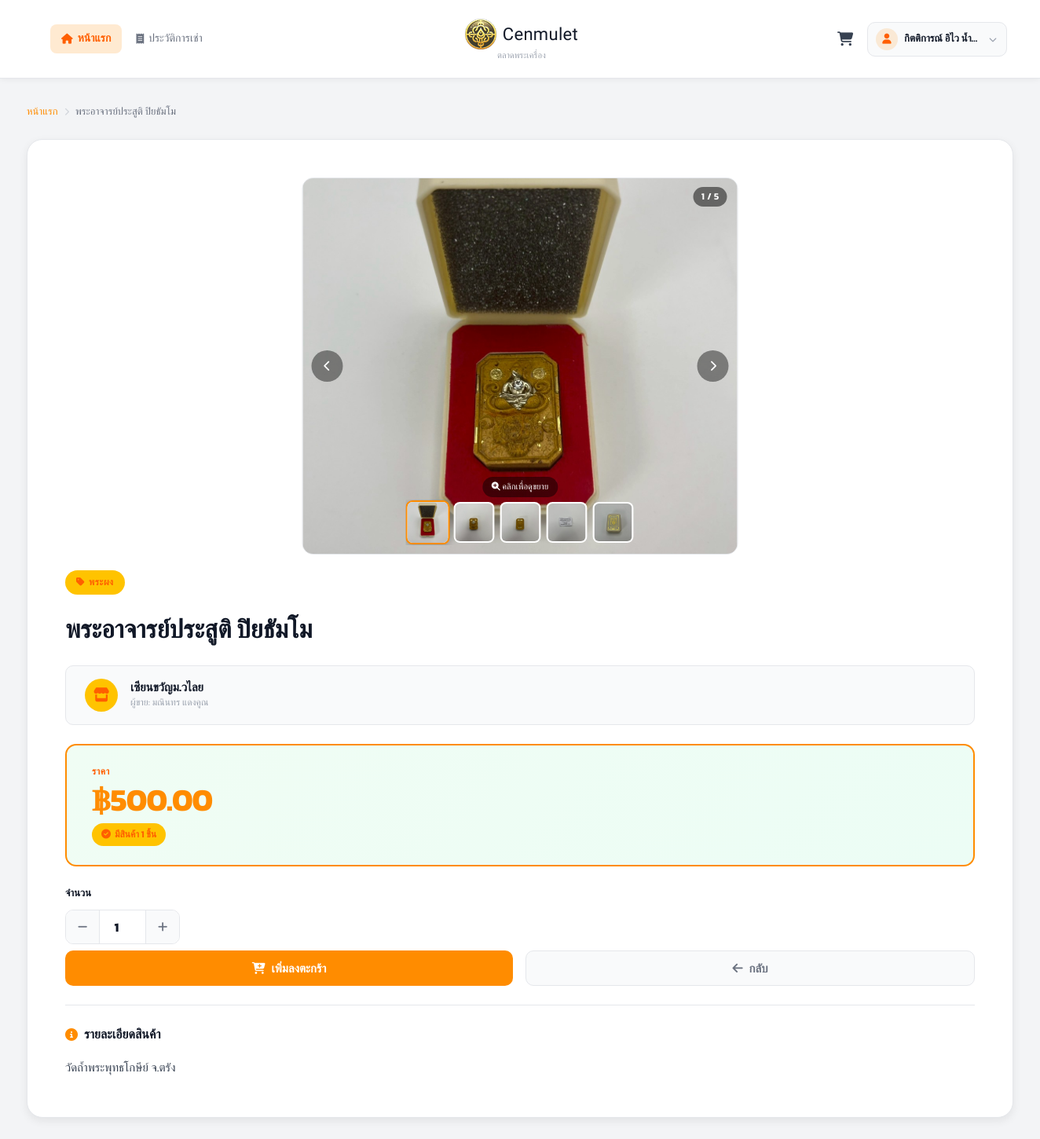
/views/user/product_detail.php?id=18 (signed in), run on the app's committed database.
### tables this page shows
CREATE TABLE users (
    id INTEGER PRIMARY KEY AUTOINCREMENT,
    fullname TEXT,
    username TEXT UNIQUE,
    password TEXT,
    tel TEXT,
    address TEXT,
    image TEXT,
    id_per TEXT
);

CREATE TABLE amulets (
    id INTEGER PRIMARY KEY AUTOINCREMENT,
    amulet_name TEXT,
    source TEXT,
    quantity INTEGER,
    price REAL,
    image TEXT,
    sellerId INTEGER,
    categoryId INTEGER,
    FOREIGN KEY (sellerId) REFERENCES sellers(id),
    FOREIGN KEY (categoryId) REFERENCES categories(id)
);

CREATE TABLE categories (
    id INTEGER PRIMARY KEY AUTOINCREMENT,
    category_name TEXT
);

CREATE TABLE sellers (
    id INTEGER PRIMARY KEY AUTOINCREMENT,
    fullname TEXT,
    store_name TEXT,
    username TEXT UNIQUE,
    password TEXT,
    address TEXT,
    img_store TEXT,
    tel TEXT,
    pay_contax TEXT,
    id_per TEXT,
    img_per TEXT,

    status TEXT DEFAULT 'pending',
    reject_reason TEXT,
    reviewed_at DATETIME
, pay_bank TEXT);

### views/user/product_detail.php (the view, shortened to what this page needs)
<?php
require_once __DIR__ . "/../../config/db.php";
$user_id    = $_SESSION['user_id'];
$product_id = $_GET['id'] ?? null;
try {
    $stmt = $db->prepare("SELECT * FROM users WHERE id = :id");
    $stmt->execute([':id' => $user_id]);
    $user = $stmt->fetch(PDO::FETCH_ASSOC);
} catch (PDOException $e) {
    die("Error: " . $e->getMessage());
}
try {
    $stmt = $db->prepare("
        SELECT a.*, c.category_name, s.store_name, s.fullname as seller_name
        FROM amulets a
        LEFT JOIN categories c ON a.categoryId = c.id
        LEFT JOIN sellers   s ON a.sellerId   = s.id
        WHERE a.id = :id AND a.quantity > 0
    ");
    $stmt->execute([':id' => $product_id]);
    $product = $stmt->fetch(PDO::FETCH_ASSOC);
} catch (PDOException $e) {
    die("Error: " . $e->getMessage());
}
try {
    $stmt = $db->prepare("SELECT image FROM amulet_images WHERE amulet_id = :id ORDER BY sort_order ASC");
    $stmt->execute([':id' => $product_id]);
    $product_images = $stmt->fetchAll(PDO::FETCH_COLUMN);
} catch (PDOException $e) {
    $product_images = $product['image'] ? [$product['image']] : [];
}
?>
<!DOCTYPE html>
<html lang="th">
<head>
    <link rel="stylesheet" href="https://cdnjs.cloudflare.com/ajax/libs/font-awesome/6.5.1/css/all.min.css">
    <link rel="stylesheet" href="/public/css/style.css">
    <link rel="stylesheet" href="/public/css/product_detail.css">
</head>
<body>
    <?php include __DIR__ . '/../../includes/navbar.php'; ?>
    <div class="container">
        <nav class="breadcrumb" aria-label="breadcrumb">
            <a href="/views/user/home.php">หน้าแรก</a>
            <span class="separator"><i class="fa-solid fa-chevron-right" style="font-size:10px;"></i></span>
            <span><?php echo htmlspecialchars($product['amulet_name']); ?></span>
        </nav>
        <div class="product-detail-card">
            <div class="product-layout">
                <div class="product-image-panel">
                    <div class="main-image" id="productSlider">
                        <?php if (!empty($product_images)): ?>
                            <div class="pd-slider-track">
                                <?php foreach ($product_images as $idx => $img): ?>
                                <div class="pd-slide">
                                    <img src="/uploads/amulets/<?php echo htmlspecialchars($img); ?>"
                                         alt="<?php echo htmlspecialchars($product['amulet_name']); ?>"
                                         onclick="openLightbox(<?php echo $idx; ?>)"
                                         class="pd-zoomable">
                                </div>
                                <?php endforeach; ?>
                            </div>
                            <div class="pd-zoom-hint" id="pdZoomHint">
                            </div>
                            </div>
                            <?php if (count($product_images) > 1): ?>
                            <button class="pd-slider-btn pd-prev" onclick="pdSlideMove(-1)" aria-label="ก่อนหน้า">
                                <i class="fa-solid fa-chevron-left"></i>
                            </button>
                            <button class="pd-slider-btn pd-next" onclick="pdSlideMove(1)" aria-label="ถัดไป">
                                <i class="fa-solid fa-chevron-right"></i>
                            </button>
                            <div class="pd-counter">
                                <span id="pdCurrent">1</span> / <?php echo count($product_images); ?>
                            </div>
                            <div class="pd-thumbs">
                                <?php foreach ($product_images as $ti => $img): ?>
                                <div class="pd-thumb <?php echo $ti === 0 ? 'active' : ''; ?>"
                                     onclick="pdSlideTo(<?php echo $ti; ?>)">
                                    <img src="/uploads/amulets/<?php echo htmlspecialchars($img); ?>"
                                         alt="thumb <?php echo $ti+1; ?>">
                                </div>
                                <?php endforeach; ?>
                            </div>
                            <?php endif; ?>
                        <?php else: ?>
                            <i class="fa-solid fa-image img-placeholder"></i>
                        <?php endif; ?>
                    </div>
                </div>
                <div class="product-info-panel">
                    <span class="product-cat-badge">
                        <i class="fa-solid fa-tag"></i>
                        <?php echo htmlspecialchars($product['category_name'] ?? 'ไม่ระบุหมวดหมู่'); ?>
                    </span>
                    <h1 class="product-title"><?php echo htmlspecialchars($product['amulet_name']); ?></h1>
                    <div class="seller-card">
                        <div class="seller-icon"><i class="fa-solid fa-store"></i></div>
                        <div>
                            <div class="seller-name"><?php echo htmlspecialchars($product['store_name'] ?? 'ร้านค้า'); ?></div>
                            <div class="seller-label">ผู้ขาย: <?php echo htmlspecialchars($product['seller_name'] ?? 'ไม่ระบุ'); ?></div>
                        </div>
                    </div>
                    <div class="price-box">
                        <div class="price-label">ราคา</div>
                        <div class="price-value">฿<?php echo number_format($product['price'], 2); ?></div>
                        <span class="stock-pill">
                            <i class="fa-solid fa-check-circle"></i>
                            มีสินค้า <?php echo number_format($product['quantity']); ?> ชิ้น
                        </span>
                    </div>
                    <form action="/user/add_to_cart_process.php" method="POST">
                        <div class="qty-section">
                            <label for="quantity">จำนวน</label>
                            <div class="qty-selector">
                                <button type="button" class="qty-btn" onclick="decreaseQty()">
                                    <i class="fa-solid fa-minus"></i>
                                </button>
                                <input type="number"
                                       id="quantity"
                                       name="quantity"
                                       class="qty-num"
                                       value="1"
                                       min="1"
                                       max="<?php echo $product['quantity']; ?>"
                                       readonly>
                                <button type="button" class="qty-btn" onclick="increaseQty()">
                                    <i class="fa-solid fa-plus"></i>
                                </button>
                            </div>
                        </div>
                        <div class="product-actions">
                            <button type="submit" class="btn btn-primary">
                                <i class="fa-solid fa-cart-plus"></i>
                                เพิ่มลงตะกร้า
                            </button>
                            <a href="/views/user/home.php" class="btn btn-secondary">
                                <i class="fa-solid fa-arrow-left"></i>
                                กลับ
                            </a>
                        </div>
                    </form>
                    <div class="product-desc">
                        <h3 class="desc-title">
                            <i class="fa-solid fa-info-circle"></i>
                            รายละเอียดสินค้า
                        </h3>
                        <div class="desc-body"><?php echo htmlspecialchars($product['source']); ?></div>
                    </div>
                </div>
            </div>
        </div>
</body>
</html>

### includes/navbar.php (shortened to what this page needs)
<?php
$active_page = $active_page ?? 'home';
?>
<nav class="navbar">
    <div class="navbar-container">
        <div class="nav-left">
            <ul>
                <li>
                    <a href="/views/user/home.php"
                       class="<?php echo $active_page === 'home' ? 'active' : ''; ?>">
                        <i class="fa-solid fa-house"></i>
                        หน้าแรก
                    </a>
                </li>
                <li>
                    <a href="/views/user/orders.php"
                       class="<?php echo $active_page === 'orders' ? 'active' : ''; ?>">
                        <i class="fa-solid fa-receipt"></i>
                        ประวัติการเช่า
                    </a>
                </li>
            </ul>
        </div>
        <a href="/views/user/home.php" class="nav-logo">
            <div class="nav-logo-row">
                <img src="/public/images/image.png" alt="Cenmulet">
                <span class="nav-logo-name">Cenmulet</span>
            </div>
            <span class="nav-logo-sub">ตลาดพระเครื่อง</span>
        </a>
        <div class="nav-right">
            <a href="/views/user/cart.php" class="nav-cart" title="ตะกร้าสินค้า">
                <i class="fa-solid fa-cart-shopping"></i>
            </a>
            <div class="user-menu">
                <div class="user-btn">
                    <div class="user-avatar">
                        <i class="fa-solid fa-user"></i>
                    </div>
                    <span class="user-name"><?php echo htmlspecialchars($user['fullname']); ?></span>
                    <i class="fa-solid fa-chevron-down user-chevron"></i>
                </div>
            </div>
        </div>
    </div>
</nav>

### public/css/style.css (style rules this page uses)
:root { --primary: #FF8C00; --primary-dark: #FF5F00; --primary-light: #FFC300; --primary-glow: #ff8c009b; --accent-blue: #F5824A; --accent-blue-dark: #f77433; --accent-blue-light: #f5834ad0; --accent-blue-bg: #d97706; --warning: #F5824A; --warning-light: #fa9d6f; --warning-dark: #f86b25; --warning-text: #92400e; --danger: #ef4444; --danger-dark: #dc2626; --danger-light: #fee2e2; --danger-faded: #fecaca; --success: #10b981; --success-light: #d1fae5; --text-primary: #111827; --text-secondary: #6b7280; --text-muted: #9ca3af; --text-inverse: #ffffff; --bg-page: #f3f4f6; --bg-card: #ffffff; --bg-subtle: #f9fafb; --bg-input: #f9fafb; --border: #e5e7eb; --border-strong: #d1d5db; --border-focus: #10b981; --space-xs: 4px; --space-sm: 8px; --space-md: 16px; --space-lg: 24px; --space-xl: 32px; --space-2xl: 48px; --space-3xl: 64px; --radius-sm: 6px; --radius-md: 10px; --radius-lg: 14px; --radius-xl: 20px; --radius-pill: 9999px; --radius-circle: 50%; --shadow-sm: 0 1px 3px rgba(0,0,0,0.08); --shadow-md: 0 4px 12px rgba(0,0,0,0.07); --shadow-lg: 0 8px 28px rgba(0,0,0,0.1); --shadow-xl: 0 16px 48px rgba(0,0,0,0.14); --shadow-primary: 0 6px 20px rgba(16, 185, 129, 0.25); --font-body: "Kanit", sans-serif; --font-display: "Sriracha", cursive; --text-xs: 12px; --text-sm: 13px; --text-base: 15px; --text-md: 16px; --text-lg: 18px; --text-xl: 20px; --text-2xl: 24px; --text-3xl: 30px; --text-4xl: 36px; --transition: all 0.25s ease; --transition-fast: all 0.15s ease; }
*, *::before, *::after { margin: 0; padding: 0; box-sizing: border-box; }
html { scroll-behavior: smooth; }
body { font-family: var(--font-body); background: var(--bg-page); color: var(--text-primary); line-height: 1.6; -webkit-font-smoothing: antialiased; }
.navbar { width: 100%; height: 72px; display: flex; justify-content: space-between; align-items: center; padding: 0 var(--space-xl); background: var(--bg-card); position: sticky; top: 0; z-index: 100; box-shadow: 0 1px 0 var(--border), var(--shadow-sm); }
.container { max-width: 1320px; margin: 0 auto; padding: var(--space-xl) var(--space-xl); }
.breadcrumb { display: flex; gap: var(--space-sm); align-items: center; font-size: var(--text-sm); color: var(--text-secondary); margin-bottom: var(--space-lg); }
.breadcrumb a { color: var(--primary); text-decoration: none; transition: var(--transition-fast); }
.breadcrumb .separator { color: var(--border-strong); }
.btn { display: inline-flex; align-items: center; justify-content: center; gap: var(--space-sm); padding: 11px 22px; border: none; border-radius: var(--radius-md); font-family: var(--font-body); font-size: var(--text-base); font-weight: 600; cursor: pointer; transition: var(--transition); text-decoration: none; white-space: nowrap; line-height: 1; }
.btn-primary { background: var(--primary); color: var(--text-inverse); }
.btn-secondary { background: var(--bg-subtle); color: var(--text-secondary); border: 1.5px solid var(--border); }

### data on the page
users: fullname "กิตติการณ์ อิไว น้ำ…"
amulets: amulet_name "พระอาจารย์ประสูติ ปิยธัมโม", categoryId.category_name "พระผง", sellerId.store_name "เซียนขวัญม.วไลย", sellerId.fullname "มณินทร แดงคูณ", price "500.00", quantity "1", source "วัดถ้ำพระพุทธโกษีย์ จ.ตรัง"

### other printed values
count($product_images) "5"
